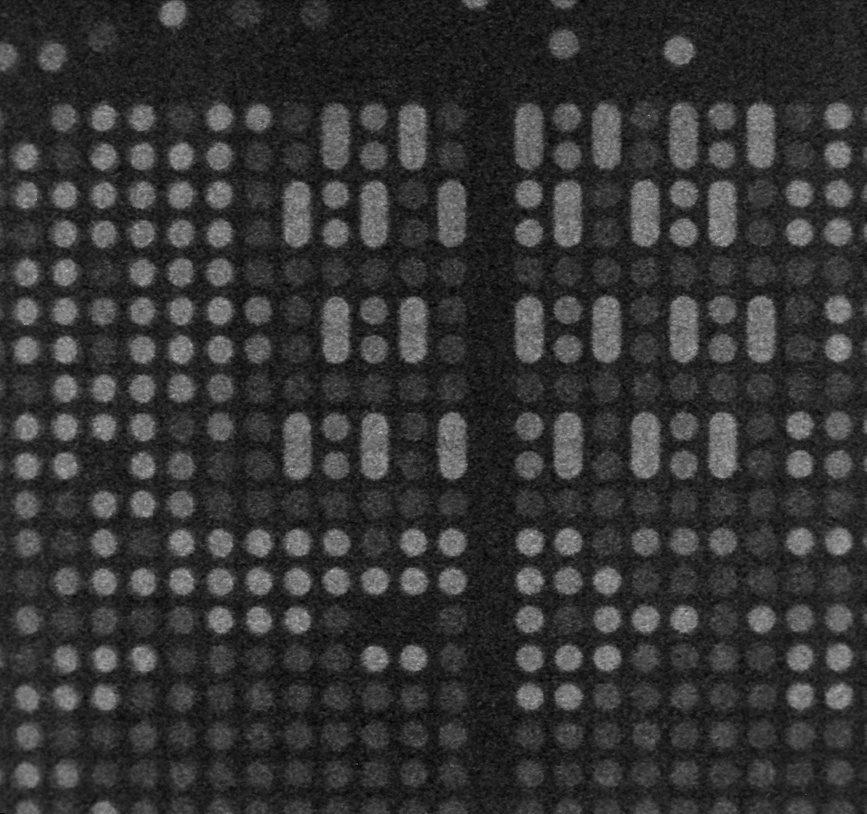
#> input picture circleExtraction/images/source/source6.jpg, 867 x 814 px, shrunk from 1176 x 1104 before the run
$ python circleExtraction_1.py
#> lines starting #> are read from the running program, lines starting #| are printed output that depends on the picture; after the words box and inside, x2 and y2 are one past the last pixel; in counts of white or black regions, pixels touching at a corner belong together
import cv2
import numpy as np
from matplotlib import pyplot as plt

# read image
source_img = cv2.imread('images/source/source6.jpg')
#> source_img is the input picture: shape (814, 867, 3); min 0, max 186, mean 52.2
plt.figure("initial images")
plt.imshow(source_img)
print(source_img.shape)
#| (814, 867, 3)
gray_img = cv2.cvtColor(source_img, cv2.COLOR_BGR2GRAY)

# denoising
denoised_img = cv2.fastNlMeansDenoising(gray_img, None, 10)
denoised_img = cv2.blur(denoised_img, (5, 5))
plt.figure("denoised images")
plt.imshow(denoised_img)

# 边缘检测
canny = cv2.Canny(denoised_img, 40, 80)
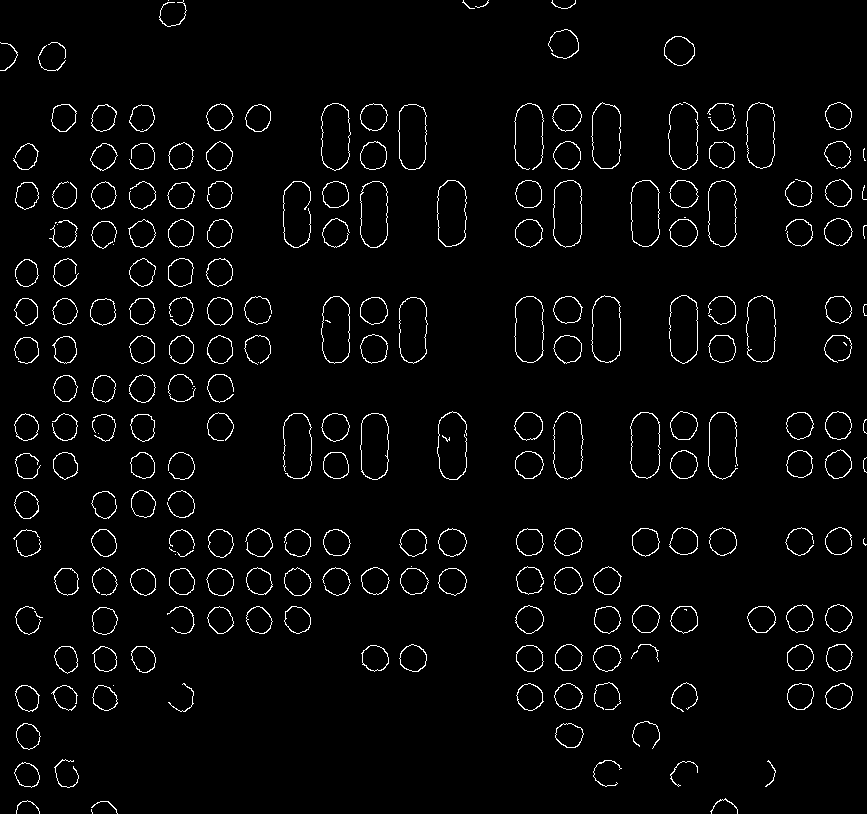
#> canny: shape (814, 867); 2.9% white in thin lines or dots
plt.figure("canny images")
plt.imshow(canny)

circles = cv2.HoughCircles(canny, cv2.HOUGH_GRADIENT, 1, 100, param1=100, param2=30, minRadius=5, maxRadius=300)
#> circles = 42 rows, first 8: [454.5, 386.5, 286.2], [286.5, 362.5, 232.3], [571.5, 396.5, 293.9], [200.5, 448.5, 186], [489.5, 502.5, 185], [527.5, 271.5, 185], [362.5, 271.5, 172.8], [335.5, 695.5, 270.8]
# 输出返回值，方便查看类型
print(circles)
#> (printed output is left out)
# 输出检测到圆的个数
print(len(circles[0]))
#| 42

print('-------------我是条分割线-----------------')
# 根据检测到圆的信息，画出每一个圆
for circle in circles[0]:
    # 圆的基本信息
    print(circle[2])
    # 坐标行列
    x = int(circle[0])
    y = int(circle[1])
    # 半径
    r = int(circle[2])
    # 在原图用指定颜色标记出圆的位置
    img = cv2.circle(source_img, (x, y), r, (0, 0, 255), -1)
#> this loop made 42 passes
#> (circle, x, y, r) on passes 1 to 12: ([454.5, 386.5, 286.2], 454, 386, 286), ([286.5, 362.5, 232.3], 286, 362, 232), ([571.5, 396.5, 293.9], 571, 396, 293), ([200.5, 448.5, 186], 200, 448, 186), ([489.5, 502.5, 185], 489, 502, 185), ([527.5, 271.5, 185], 527, 271, 185), ([362.5, 271.5, 172.8], 362, 271, 172), ([335.5, 695.5, 270.8], 335, 695, 270), ([239.5, 253.5, 124.9], 239, 253, 124), ([680.5, 270.5, 149.1], 680, 270, 149), ([314.5, 485.5, 123.3], 314, 485, 123), ([127.5, 310.5, 105.6], 127, 310, 105)
#| 286.2
#| 232.3
#| 293.9
#| 186.0
#| 185.0
#| 185.0
#| 172.8
#| 270.8
#> (further printed lines are left out)
#> pass 1, `img = cv2.circle(source_img, (x, y), r, (0, 0, 255), -1)`:
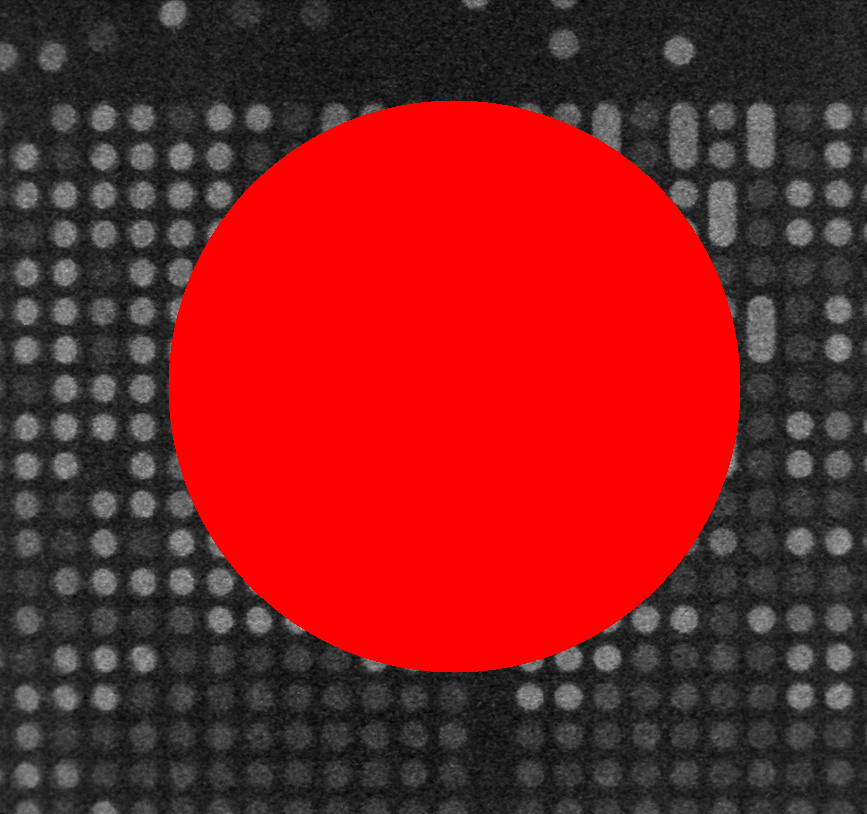
#> img: shape (814, 867, 3); mean B, G, R 32.2, 32.2, 125
#> pass 2, `img = cv2.circle(source_img, (x, y), r, (0, 0, 255), -1)`:
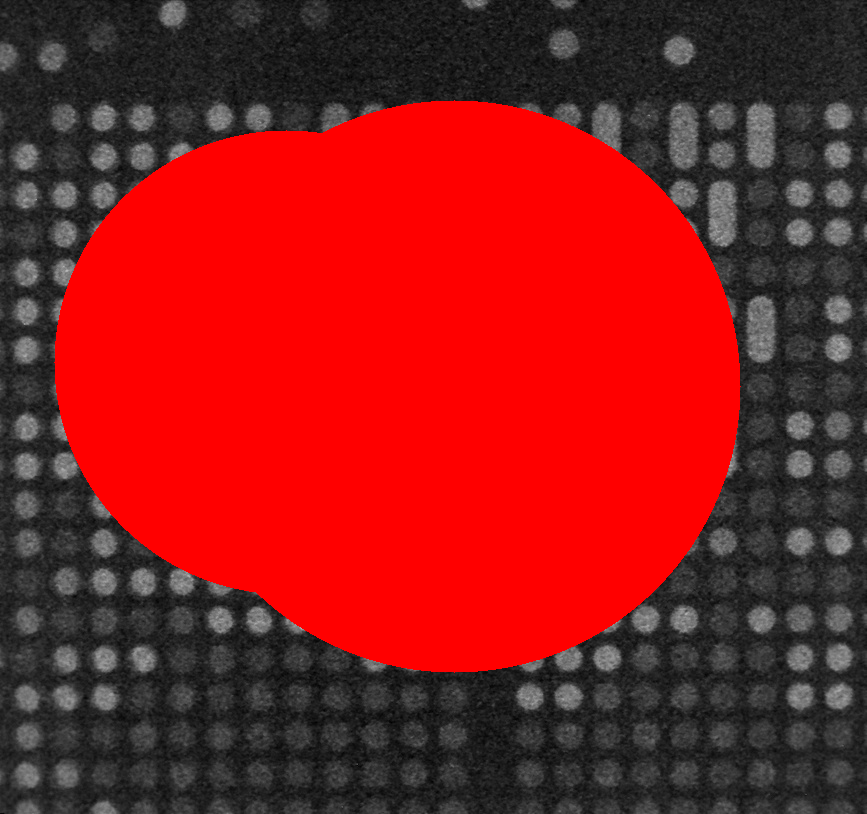
#> img: shape (814, 867, 3); 6.67% of pixels changed, all inside (x1, y1, x2, y2) = (54, 130, 321, 592)
#> pass 3, `img = cv2.circle(source_img, (x, y), r, (0, 0, 255), -1)`:
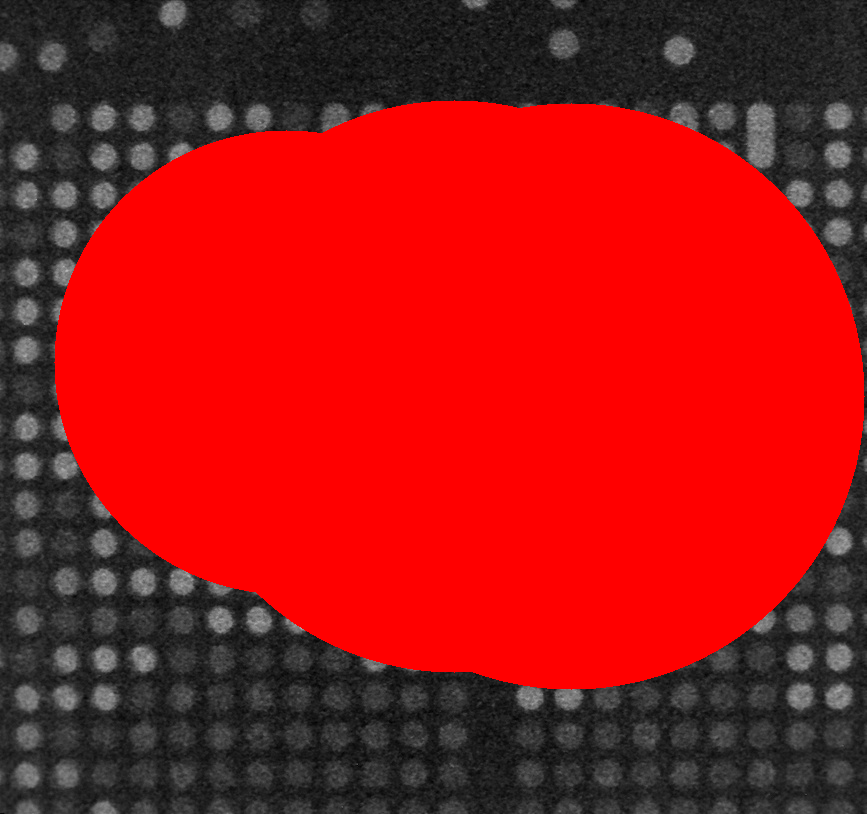
#> img: shape (814, 867, 3); 10.48% of pixels changed, all inside (x1, y1, x2, y2) = (473, 103, 865, 690)
#> after the loop:
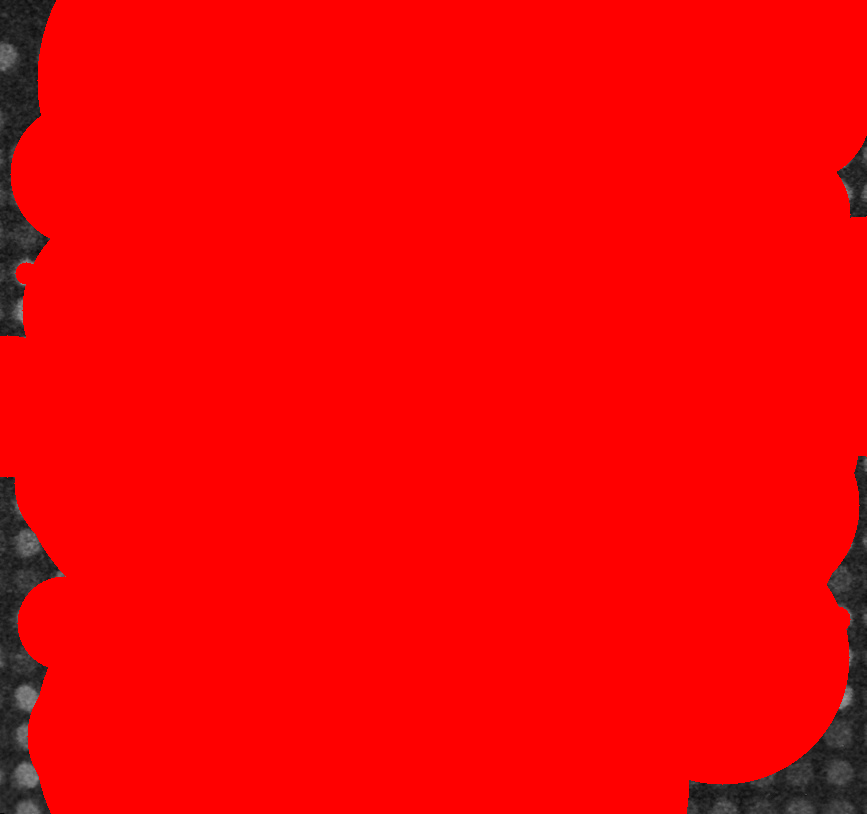
#> source_img: shape (814, 867, 3); mean B, G, R 2.6, 2.6, 244.1
# 显示新图像
plt.figure("final images")
plt.imshow(source_img)

plt.show()

$ run again, with circleExtraction/images/source/source1.jpg copied over circleExtraction/images/source/source6.jpg
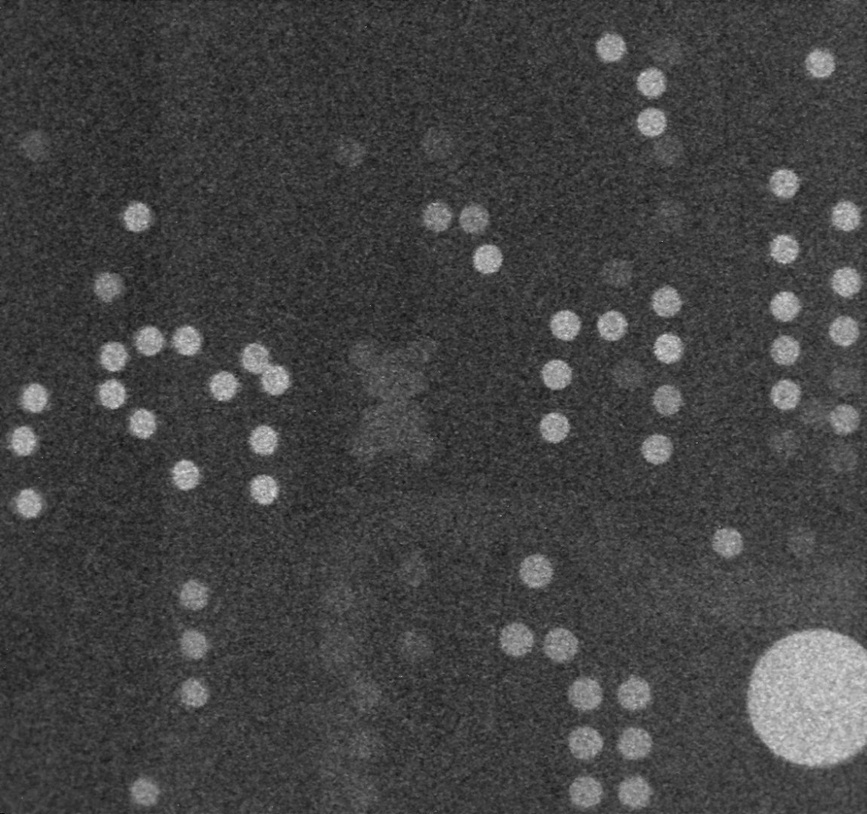
#> input picture circleExtraction/images/source/source1.jpg, 867 x 814 px, shrunk from 1150 x 1080 before the run
#> source_img is the input picture: shape (814, 867, 3); min 12, max 222, mean 67
#| (814, 867, 3)
#> `canny = cv2.Canny(denoised_img, 40, 80)`:
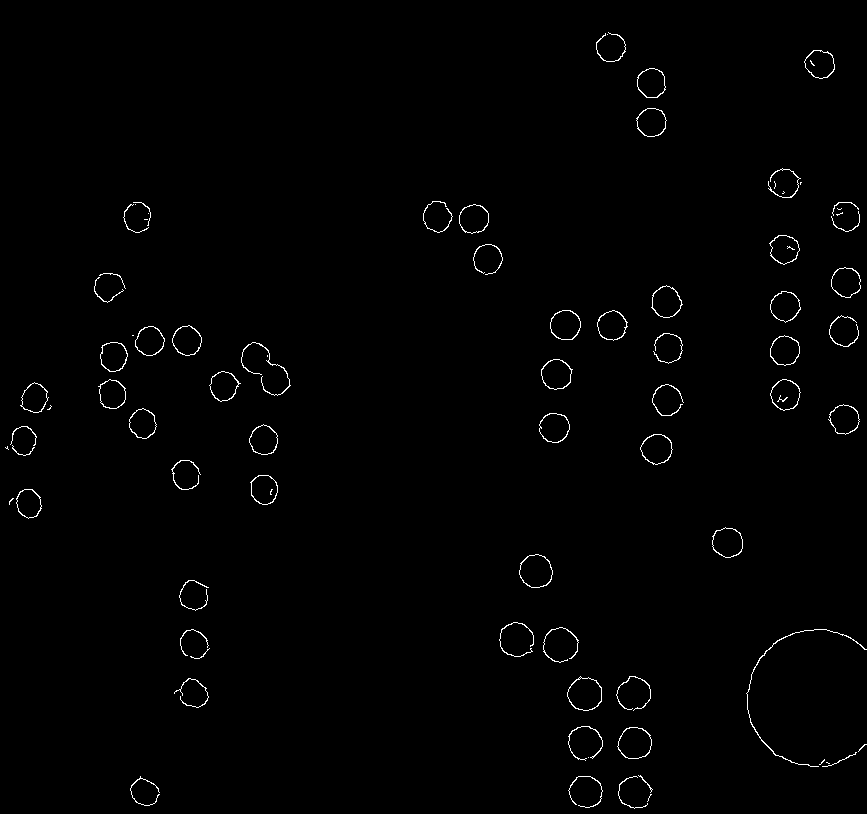
#> canny: shape (814, 867); 0.89% white in thin lines or dots
#> circles = [[559.5, 644.5, 17.7], [565.5, 324.5, 15.6], [666.5, 218.5, 133.9], [784.5, 350.5, 13.8], [585.5, 743.5, 17.2], [185.5, 340.5, 14.1], [784.5, 248.5, 13], [664.5, 347.5, 16], [192.5, 645.5, 13.8], [262.5, 437.5, 13.2]]
#| [[[559.5 644.5  17.7]
#|   [565.5 324.5  15.6]
#|   [666.5 218.5 133.9]
#|   [784.5 350.5  13.8]
#|   [585.5 743.5  17.2]
#|   [185.5 340.5  14.1]
#> (further printed lines are left out)
#| 10
#> the loop `for circle in circles[0]:` made 10 passes
#> (circle, x, y, r) on passes 1 to 8: ([559.5, 644.5, 17.7], 559, 644, 17), ([565.5, 324.5, 15.6], 565, 324, 15), ([666.5, 218.5, 133.9], 666, 218, 133), ([784.5, 350.5, 13.8], 784, 350, 13), ([585.5, 743.5, 17.2], 585, 743, 17), ([185.5, 340.5, 14.1], 185, 340, 14), ([784.5, 248.5, 13], 784, 248, 13), ([664.5, 347.5, 16], 664, 347, 16)
#> (printed output is left out)
#> after the loop `for circle in circles[0]:`:
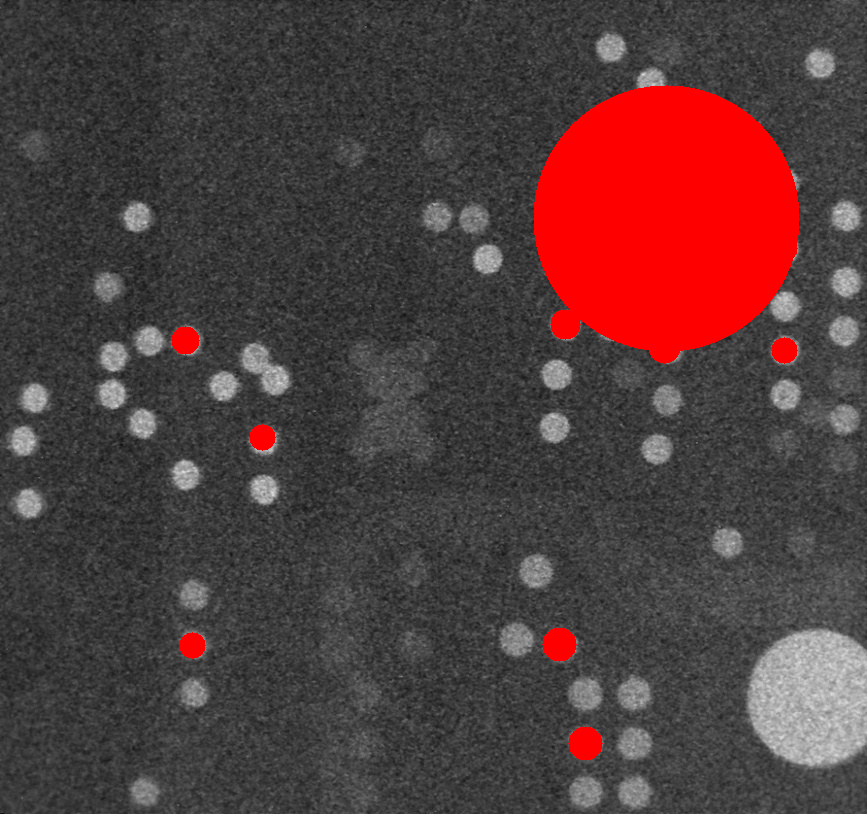
#> source_img: shape (814, 867, 3); 8.58% of pixels changed, all inside (x1, y1, x2, y2) = (171, 85, 800, 761)

$ run again, with circleExtraction/images/source/source2.jpg copied over circleExtraction/images/source/source6.jpg
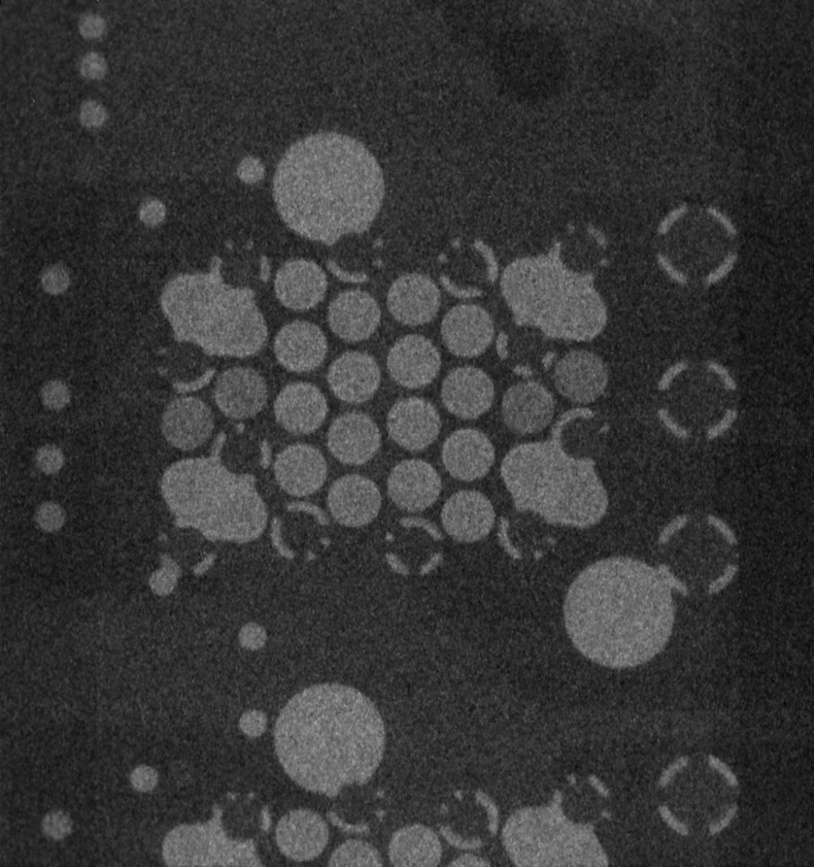
#> input picture circleExtraction/images/source/source2.jpg, 814 x 867 px, shrunk from 1080 x 1150 before the run
#> source_img is the input picture: shape (867, 814, 3); min 6, max 168, mean 54.7
#| (867, 814, 3)
#> `canny = cv2.Canny(denoised_img, 40, 80)`:
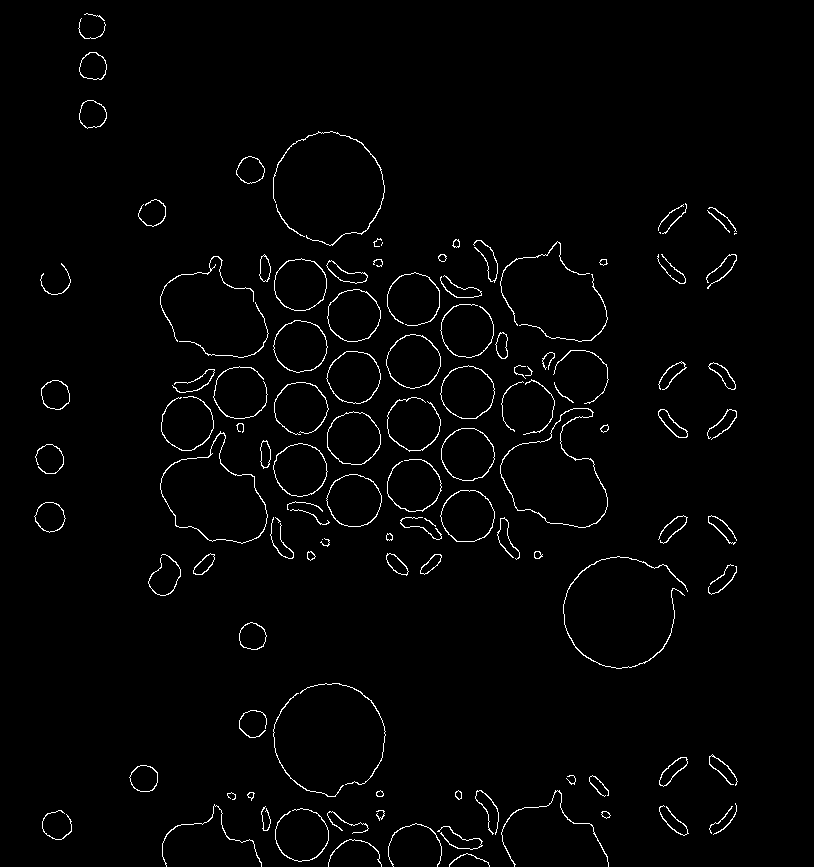
#> canny: shape (867, 814); 1.8% white in thin lines or dots, all inside (x1, y1, x2, y2) = (34, 13, 738, 867)
#> circles = 26 rows, first 8: [467.5, 582.5, 264.2], [327.5, 187.5, 55.9], [328.5, 737.5, 54.9], [618.5, 610.5, 55.1], [356.5, 594.5, 267.5], [389.5, 352.5, 128.1], [342.5, 463.5, 100.1], [418.5, 687.5, 171.5]
#> (printed output is left out)
#| 26
#> the loop `for circle in circles[0]:` made 26 passes
#> (circle, x, y, r) on passes 1 to 8: ([467.5, 582.5, 264.2], 467, 582, 264), ([327.5, 187.5, 55.9], 327, 187, 55), ([328.5, 737.5, 54.9], 328, 737, 54), ([618.5, 610.5, 55.1], 618, 610, 55), ([356.5, 594.5, 267.5], 356, 594, 267), ([389.5, 352.5, 128.1], 389, 352, 128), ([342.5, 463.5, 100.1], 342, 463, 100), ([418.5, 687.5, 171.5], 418, 687, 171)
#> (printed output is left out)
#> after the loop `for circle in circles[0]:`:
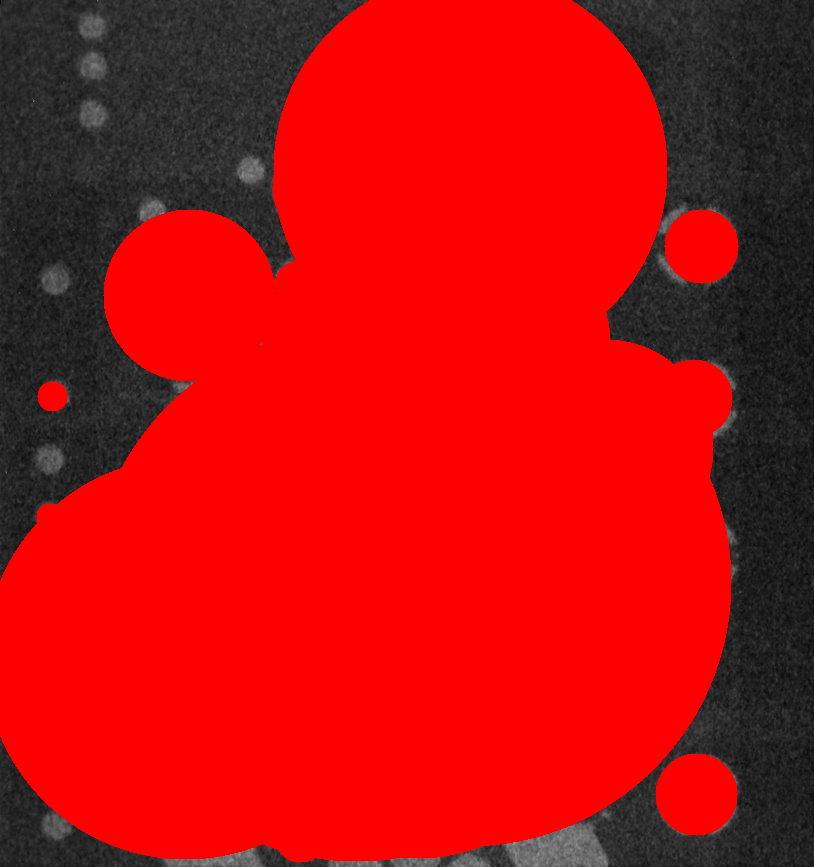
#> source_img: shape (867, 814, 3); mean B, G, R 13.6, 13.6, 185.5
